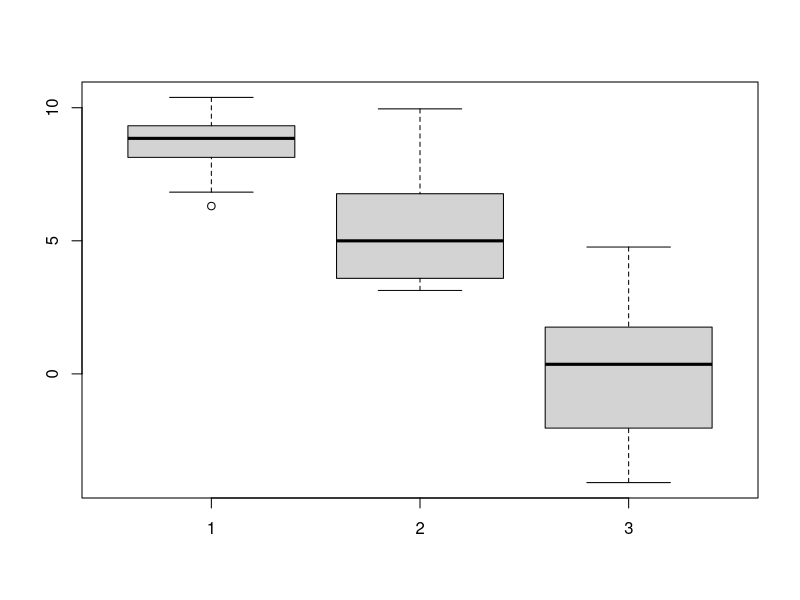

Recreate this plot in R.

#
#   Dalykas: STATISTINĖS DUOMENŲ ANALIZĖS SISTEMA IR PROGRAMAVIMO KALBA R
#            Funkcijos perskaičiavimas keičiant ir nekeičiant parametrų.
#
#  Autorius: Tomas Rekašius
#
#   Sukurta: 2013-08-29 | 2013-09-07
#


# TURINYS -------------------------------

#
#   1. Ciklas per funkcijos parametrų vektorių:
#      * funkcija mapply
#
#   2. Funkcijų ir kitų išraiškų pakartojimas:
#      * funkcija replicate
#


# PASTABOS ------------------------------

#
# Pastabų nėra.
# 


# NUSTATYMAI ----------------------------

# Nustatoma lietuviška lokalė. 
Sys.setlocale(locale = "Lithuanian")

# Nustatomas darbinis katalogas.
setwd("C:/Downloads")

# Ištrinami visi seni kintamieji.
rm(list = ls())


# --------------------------------------- #
# FUNKCIJA MAPPLY                         #
# --------------------------------------- #

# Funkcijos apply, lapply arba sapply perbėga per duomenų rinkinio elementus ir 
# kaip argumentus juos perduoda kitai funkcijai. Tas duomenų rinkinys gali būti
# ir funkcijos kokio nors vieno parametro reikšmių vektorius. Tokiu būdu galima
# reguliuoti funkcijos veikimą.

# Pavyzdžiui, užrašysime funkciją, kuri kiekvieną vektoriaus elementą pakartoja 
# po k kartų. Čia parametras k yra sveikasis skaičius, kurio reikšmė kinta nuo 1 
# iki m = 4.

m <- 4
w <- c("A", "B", "C")

sapply(1:m, function(k) rep(w, each = k))


# Tuo atveju, kai funkcijai reikia perduoti iš karto kelių parametrų reikšmes, 
# naudojama funkcija mapply. Jos parametrai:
#
#      FUN -- funkcijos pavadinimas arba išraiška,
#      ... -- funkcijai perduodami parametrai,
# MoreArgs -- nekintančių funkcijos parametrų sąrašas.

# Pavyzdžiui, naudodami standartinę funkciją seq, intervalą [0, 1] padalinsime į 
# 10, 50 ir 100 vienodų dalių. Taškų, kurių reikia intervalą padalinti į k lygių
# dalių, yra k + 1, o jų skaičių nusako funkcijos seq parametras length.out. Čia
# parametrų from ir to reikšmės fiksuotos, nes dalinamas tas pats intervalas. 

mapply(seq, from = 0, to = 1, length.out = c(11, 51, 101))

# Nekintančius funkcijos parametrus ar jai reikalingus duomenis galima perduoti
# per parametrą MoreArgs. Pavyzdžiui, perrašysime tą pačią funkciją taip, kad
# fiksuoti parametrai from ir to būtų perduodami atskiru sąrašu.

mapply(seq, length.out = c(11, 51, 101), MoreArgs = list(from = 0, to = 1))

# Šiuo atveju keičiasi tik vieno parametro reikšmė, todėl funkcija mapply nėra
# pilnai išnaudojama. Pvz., tą patį rezultatą galima gauti naudojant sapply.

sapply(c(11, 51, 101), function(k) seq(0, 1, length.out = k))


# Užrašysime paprastą funkciją, kuri iš ilgos simbolių sekos iškarpo trumpesnes
# sekas. Šios f-jos argumentai yra trumpesnių sekų pradžios ir pabaigos indeksų
# vektoriai. Kadangi funkcijos duomenys - ilgoji seka - nesikeičia, ją įrašome į
# fiksuotų parametrų sąrašą MoreArgs. Galutinis rezultatas yra kelių trumpesnių 
# sekų sąrašas.

s <- c("G", "C", "T", "T", "T", "T", "C", "A", "T", "T", "C", "T", "G", "A", "C")

a <- c(1, 5, 8)
b <- c(7, 10, 15)

mapply(function(seka, i, j) seka[i:j], i = a, j = b, MoreArgs = list(seka = s))

# Jei tokia funkcija skirta visada tos pačios sekos karpymui, jos vardą galima 
# įrašyti tiesiai į funkciją ir tokiu būdu atsisakyti vieno parametro.

mapply(function(i, j) s[i:j], i = a, j = b)


# NAUDINGA ------------------------------

# Funkcija mapply dažnai naudojama atsitiktinių dydžių su skirtingais skirstinio
# parametrais generavimui. Pavyzdžiui, normalusis ats. dydis turi du parametrus: 
# vidurkį ir standartinį nuokrypį. Tokio dydžio generavimui naudojama funkcija
# rnorm, kuri turi tris parametrus: imties tūrį n, vidurkį mean ir std. nuokrypį 
# sd. Sugeneruosime tris normaliasias imtis, kurios skiriasi abiem parametrais. 

vid <- c(A = 9, B = 5, C = 1)    # ats. dydžio vidurkių vektorius
std <- c(a = 1, b = 2, c = 3)    # standartinių nuokrypių vektorius

# Užrašome funkciją, kuri turi du parametrus - vidurkio ir nuokrypių vektorius.
# Imties tūris įrašytas tiesiai į funkciją. Galutinis rezultatas yra matrica su
# sugeneruotomis imtimis stulpeliuose, kurią priskirsim kintamajam.

rnd <- mapply(function(m, s) rnorm(20, mean = m, sd = s), m = vid, s = std)
rnd

# Kaip ir kitose funkcijose, jei parametrai rašomi nustatyta tvarka, jų vardų 
# galima nerašyti visai. Taip funkcijos išraiška tampa trumpesnė ir aiškesnė.

rnd <- mapply(function(m, s) rnorm(20, m, s), vid, std)
rnd


# Šią funkciją galima supaprastinti, generavimo funkcijai parametrus perduodant
# tiesiogiai.

rnd <- mapply(rnorm, n = 20, mean = vid, sd = std)
rnd

# Nerašant parametrų vardų, gaunama labai kompaktiška išraiška!

rnd <- mapply(rnorm, 20, vid, std)
rnd


# Gautas atsitiktinių dydžių imtis galima perduoti įvairioms kitoms funkcijoms.
# Pvz., apskaičiuosime imčių vidurkius ir nubraižysime jų sklaidos grafikus.

apply(rnd, 2, mean)
boxplot(rnd)


# UŽDUOTIS ------------------------------ 

# 1. Derinių skaičiui apskaičiuoti naudojama R funkcija choose. Naudodami mapply, 
#    užrašykite funkciją iš karto keletos derinių skaičiaus radimui, kai dydžiai
#    n ir k yra keletą reikšmių turintys vektoriai. Pavyzdžiui, tegu n = (5, 10), 
#    o k = (2, 3). Šiuo atveju reikia gauti derinių skaičių iš 5 po 2 ir derinių
#    skaičių iš 10 po 3.
# 2. Siekiant eliminuoti išsiskiriančių stebinių įtaką, vietoje vidurkio kartais
#    skaičiuojamas nukirstas vidurkis (truncated mean). Tai vidurkis skaičiuotas
#    imčiai, iš kurios atmesta k*100% didžiausių ir mažiausių reikšmių. Vidurkio
#    funkcija mean turi tam skirtą parametrą trim, reikšmė iš intervalo [0, 0.5]. 
#    Naudojant mapply, užrašykite funkciją, kuri apskaičiuotų 0.10, 0.15, 0.20 
#    lygio "nukirstus" vidurkius. Tokią pačią funkciją užrašykite su f-ja sapply.
# 3. Naudodami funkciją mapply, sugeneruokite tris tolygiai intervaluose [0, 1], 
#    [0, 5] ir [-1, 1] pasiskirsčiusių dydžių imtis po 100 elementų kiekvienoje. 
#    Tolygų pasiskirstymą turinčio ats. dydžio generavimui naudojama standartinė 
#    funkcija runif.


# --------------------------------------- #
# FUNKCIJA REPLICATE                      #
# --------------------------------------- #

# Atliekant tikimybinį modeliavimą, eksperimentą labai dažnai reikia pakartoti 
# daug kartų. Tokiais atvejais galima naudoti funkciją replicate. Jos parametrai:
#
#        n -- pakartojimų skaičius,
#     expr -- funkcija ar bet kokia kita išraiška, kurią reikia pakartoti,
# simplify -- loginis parametras nurodantis, kad rezultatas turi būti vektorius.

# Pavyzdžiui, sumodeliuosime n = 10 normaliųjų imčių po 50 elementų kiekvienoje. 
# Tegul atsitiktinio dydžio vidurkis lygus 20, o standartinis nuokrypis lygus 5.
# Rezultatas yra matrica, kurios stulpeliuose yra ats. dydžių imtys.

replicate(10, rnorm(50, mean = 20, sd = 5))

# Parametro simplify reikšmę pakeitus į FALSE, vietoje matricos gaunamas sąrašas, 
# kurio elementai yra atsitiktinių dydžių imtys.

replicate(10, rnorm(50, 20, 5), simplify = F)

# Kaip visada, tokį sąrašą galima perduoti kitoms skaičiavimų funkcijoms. Pvz.,
# apskaičiuosime tokių sugeneruotų imčių vidurkius. Pirmu atveju naudosime f-ją
# apply ir skaičiuosime vidurkius stulpeliuose, antru atveju naudosime funkciją
# sapply.

apply(replicate(10, rnorm(50, 20, 5)), 2, mean)

sapply(replicate(10, rnorm(50, 20, 5), simplify = F), mean)


# Pavyzdžiui, sumodeliuosime monetos mėtymo eksperimentą, kur moneta metama 1000
# kartų. Atliksime 10 tokių eksperimentų ir apskaičiuosime, kiek vienos serijos
# metu atsivertė herbų ir skaičių.

# Vienos monetos mėtymo eksperimentą galima užrašyti naudojant funkciją sample.
sample(c("H", "S"), 1000, replace = TRUE)

# Šią išraišką įstačius į funkciją replicate, gaunama 1000 x 10 dydžio matrica, 
# kurios stulpeliuose yra bandymų serijos.
replicate(10, sample(c("H", "S"), 1000, TRUE))

# Naudojant funkciją apply, kiekvienam eksperimentų matricos stulpeliui sudaroma 
# herbų ir skaičių dažnių lentelė. Galima pastebėti, kad herbų ir skaičių dažnis
# apytiksliai lygus, koks ir turi būti mėtant simetrišką monetą.
apply(replicate(10, sample(c("H", "S"), 1000, TRUE)), 2, table)


# Žinoma, funkciją replicate naudojama ne tik atsitiktinių dydžių generavimui ar 
# tikimybiniam modeliavimui. Pavyzdžiui, sudarysime 10x10 dydžio matricą, kurios 
# pirmos eilutės elementai lygūs 1, antros lygūs 2 ir t.t. Visi tokios matricos 
# stulpeliai yra vienodi, todėl reikia sugeneruoti 10 vienodų vektorių, kurių
# elementai kinta nuo 1 iki 10. 

replicate(10, 1:10)


# UŽDUOTIS ------------------------------ 

# 1. Naudojant f-jas replicate ir sample, sudarykite 10 atsitiktinių kodų sąrašą. 
#    Vienas kodas gaunamas iš vektoriaus LETTERS atsitiktine tvarka išrenkant po
#    tris raides ir, naudojant f-ją paste su parametru collapse = "", apjungiant
#    jas į vieną simbolių seką.
# 2. Naudodami funkciją replicate, sugeneruokite tris tolygiai intervale [0, 10]
#    pasiskirsčiusio atsitiktinio dydžio imtis po n = 100 elementų. Sugalvokite, 
#    kaip tokias imtis gauti nenaudojant funkcijos replicate.
